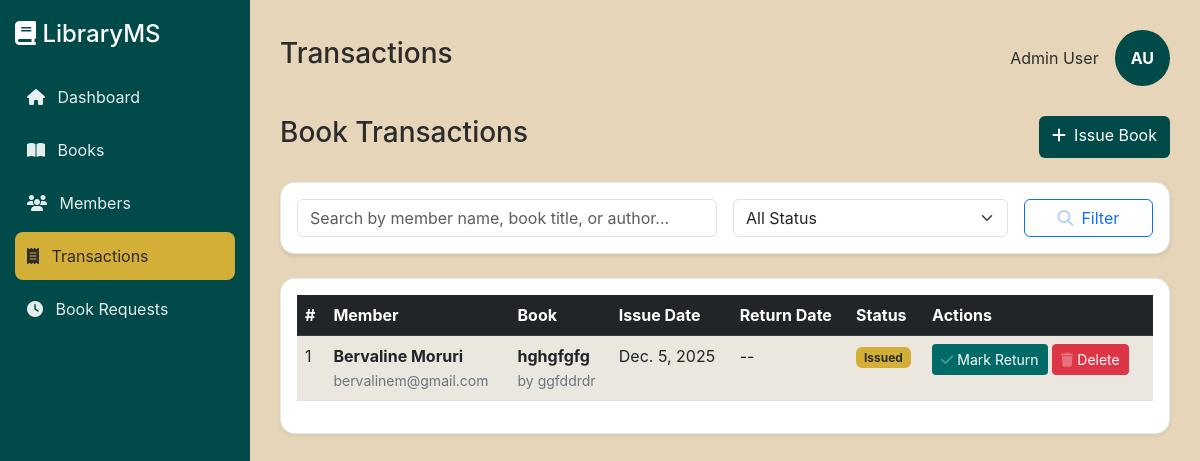
The page /admin-panel/transactions/ on the database as committed earlier.
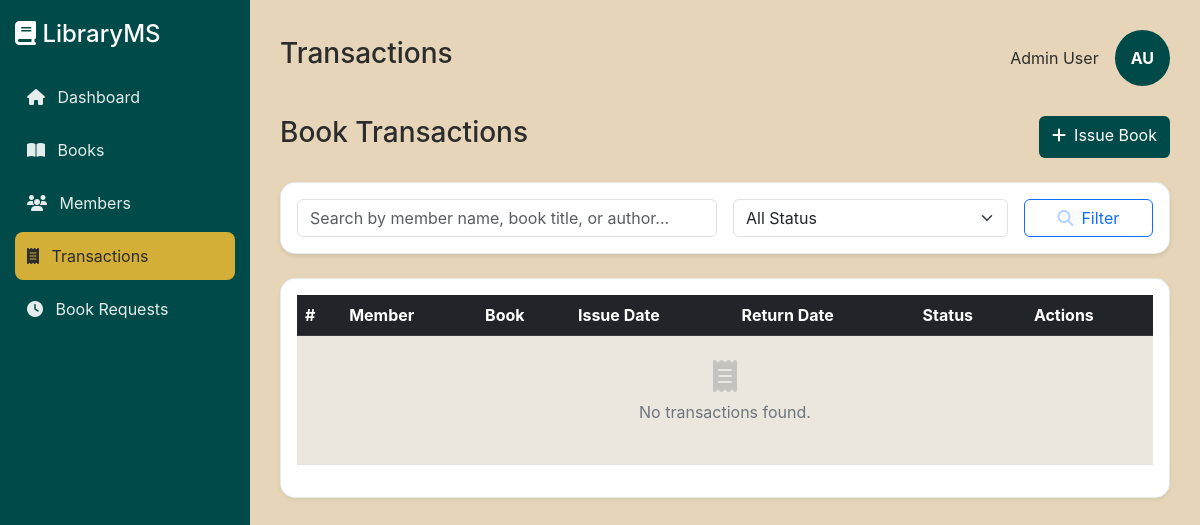
The same page on the database as committed later.
### Admin/models.py (models this page shows, shortened)
class Transaction(models.Model):
    STATUS_CHOICES = (
        ('Issued', 'Issued'),
        ('Returned', 'Returned'),
    )
    member = models.ForeignKey(Member, on_delete=models.CASCADE)
    book = models.ForeignKey(Book, on_delete=models.CASCADE)
    book_request = models.OneToOneField(BookRequest, on_delete=models.SET_NULL, null=True, blank=True)
    issue_date = models.DateField(auto_now_add=True)
    return_date = models.DateField(blank=True, null=True)
    status = models.CharField(max_length=20, choices=STATUS_CHOICES, default='Issued')

class Member(models.Model):
    user = models.OneToOneField(User, on_delete=models.CASCADE, null=True, blank=True)
    full_name = models.CharField(max_length=200)
    email = models.EmailField(unique=True)
    phone = models.CharField(max_length=20)
    address = models.CharField(max_length=255, blank=True)
    date_joined = models.DateField(default=timezone.now)

class Book(models.Model):
    CATEGORY_CHOICES = (
        ('Fiction', 'Fiction'),
        ('Non-Fiction', 'Non-Fiction'),
        ('Science Fiction', 'Science Fiction'),
        ('Fantasy', 'Fantasy'),
        ('Mystery', 'Mystery'),
        ('Romance', 'Romance'),
        ('History', 'History'),
        ('Biography', 'Biography'),
        ('Science', 'Science'),
        ('Technology', 'Technology'),
        ('Programming', 'Programming'),
        ('Business', 'Business'),
        ('Education', 'Education'),
        ('Philosophy', 'Philosophy'),
        ('Literature', 'Literature'),
        ('Other', 'Other'),
    )
    title = models.CharField(max_length=200)
    author = models.CharField(max_length=100)
    isbn = models.CharField(max_length=13, unique=True)
    published_date = models.DateField()
    available_copies = models.IntegerField(default=0)
    category = models.CharField(max_length=50, choices=CATEGORY_CHOICES, default='Other')
    description = models.TextField(blank=True, null=True, help_text="Brief description of the book")
    image = models.ImageField(upload_to='book_images/', blank=True, null=True)

### Admin/views.py (the view)
# urls.py: path('transactions/', views.transactions, name="transactions"),
def transactions(request):
    search_query = request.GET.get('search', '')
    status_filter = request.GET.get('status', '')
    all_transactions = Transaction.objects.all().order_by('-issue_date')
    if search_query:
        all_transactions = all_transactions.filter(
            Q(member__full_name__icontains=search_query) |
            Q(book__title__icontains=search_query) |
            Q(book__author__icontains=search_query)
        )
    if status_filter:
        all_transactions = all_transactions.filter(status=status_filter)
    return render(request, 'transactions.html', {
        'transactions': all_transactions,
        'search_query': search_query,
        'status_filter': status_filter
    })

### Admin/templates/transactions.html (shortened to what this page needs)
{% extends 'base.html' %}
{% block page_title %}Transactions{% endblock %}
{% block content %}
<div class="d-flex justify-content-between mb-4">
    <h3>Book Transactions</h3>
    <a href="{% url 'issue_book' %}" class="btn" style="background-color: #004B49; color: white;">
        <i class="fa-solid fa-plus me-2"></i>Issue Book
    </a>
</div>
<div class="card mb-4">
    <div class="card-body">
        <form method="GET" action="{% url 'transactions' %}" class="row g-3">
            <div class="col-md-6">
                <input type="text" name="search" class="form-control" placeholder="Search by member name, book title, or author..." value="{{ search_query }}">
            </div>
            <div class="col-md-4">
                <select name="status" class="form-select">
                    <option value="">All Status</option>
                </select>
            </div>
            <div class="col-md-2">
                <button type="submit" class="btn btn-outline-primary w-100">
                    <i class="fa-solid fa-search me-2"></i>Filter
                </button>
            </div>
        </form>
    </div>
</div>
<div class="card shadow-sm">
    <div class="card-body">
        <div class="table-responsive">
            <table class="table table-striped table-hover">
                <thead class="table-dark">
                    <tr>
                        <th>#</th>
                        <th>Member</th>
                        <th>Book</th>
                        <th>Issue Date</th>
                        <th>Return Date</th>
                        <th>Status</th>
                        <th>Actions</th>
                    </tr>
                </thead>
                <tbody>
                    {% for t in transactions %}
                    <tr>
                        <td>{{ forloop.counter }}</td>
                        <td><strong>{{ t.member.full_name }}</strong><br><small class="text-muted">{{ t.member.email }}</small></td>
                        <td><strong>{{ t.book.title }}</strong><br><small class="text-muted">by {{ t.book.author }}</small></td>
                        <td>{{ t.issue_date }}</td>
                        <td>{{ t.return_date|default:"--" }}</td>
                        <td>
                            {% if t.status == "Issued" %}
                                <span class="badge bg-warning">Issued</span>
                            {% else %}
                                <span class="badge bg-success">Returned</span>
                            {% endif %}
                        </td>
                        <td>
                            {% if t.status == "Issued" %}
                <a href="{% url 'return_book' t.id %}" class="btn btn-sm" style="background-color: #006B66; color: white;"
                   onclick="return confirm('Mark this book as returned?')">
                    <i class="fa-solid fa-check me-1"></i>Mark Return
                </a>
                            {% endif %}
                            <a href="{% url 'delete_transaction' t.id %}"
                               class="btn btn-sm btn-danger"
                               onclick="return confirm('Are you sure you want to delete this transaction?')">
                                <i class="fa-solid fa-trash me-1"></i>Delete
                            </a>
                        </td>
                    </tr>
                    {% empty %}
                    <tr>
                        <td colspan="7" class="text-center py-4">
                            <i class="fa-solid fa-receipt fa-2x text-muted mb-2"></i>
                            <p class="text-muted">No transactions found.</p>
                        </td>
                    </tr>
                    {% endfor %}
                </tbody>
            </table>
        </div>
    </div>
</div>
{% endblock %}

Rows that differ between the two databases and show on the page:
removed Transaction: member.full_name "Bervaline Moruri", member.email "bervalinem@gmail.com", book "hghgfgfg", book.author "ggfddrdr", issue_date "Dec. 5, 2025", return_date "--", status "Issued"
Other text that changed with them:
text now shown: "No transactions found."
